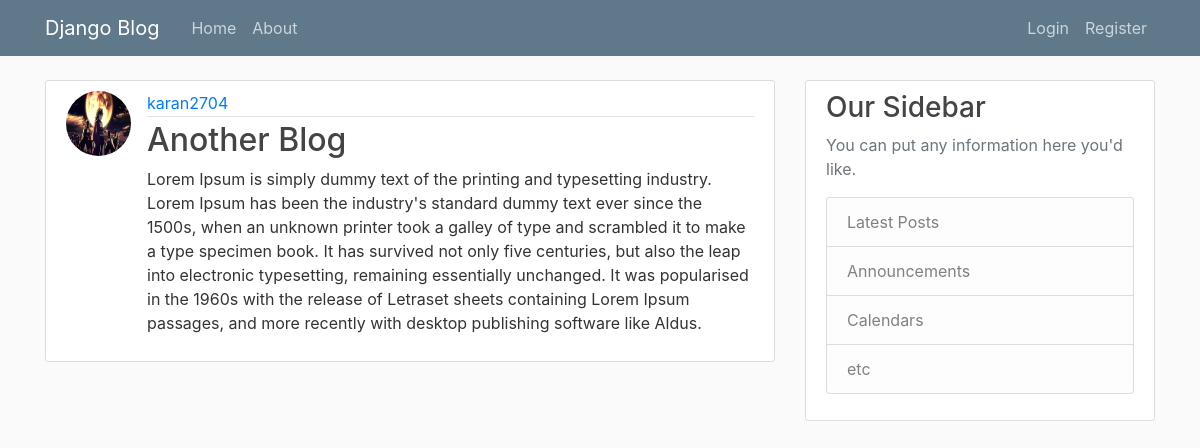
The app's page /post/2/ with its own data.
### blog/models.py (models this page shows, shortened)
class Post(models.Model):
    title = models.CharField(max_length=100)
    content = models.TextField()
    dateCreated = models.DateTimeField(default=timezone.now())
    author = models.ForeignKey(User, on_delete=models.CASCADE)

### users/models.py (models this page shows, shortened)
class Profile(models.Model):
    user = models.OneToOneField(User, on_delete=models.CASCADE)
    image = models.ImageField(default='default.jpg', upload_to='profile_pics')

### blog/views.py (the view)
# urls.py: path('post/<int:pk>/', PostDetailView.as_view(), name='post-detail'),
class PostDetailView(DetailView):
    model = Post

### blog/templates/blog/post_detail.html (shortened to what this page needs)
{% extends "blog/base.html" %}
{% block content %}
  <article class="media content-section">
    <img class="rounded-circle article-img" src="{{ object.author.profile.image.url }}">
    <div class="media-body">
      <div class="article-metadata">
        <a class="mr-2" href="#">{{ object.author }}</a>
      </div>
      <h2 class="article-title">{{ object.title }}</h2>
      <p class="article-content">{{ object.content }}</p>
    </div>
  </article>
{% endblock content %}

### blog/static/blog/main.css (style rules this page uses)
body { background: #fafafa; color: #333333; margin-top: 5rem; }
h1, h2, h3, h4, h5, h6 { color: #444444; }
.content-section { background: #ffffff; padding: 10px 20px; border: 1px solid #dddddd; border-radius: 3px; margin-bottom: 20px; }
.article-title { color: #444444; }
.article-content { white-space: pre-line; }
.article-img { height: 65px; width: 65px; margin-right: 16px; }
.article-metadata { padding-bottom: 1px; margin-bottom: 4px; border-bottom: 1px solid #e3e3e3 }

### records on screen
Post: author.profile.image (picture), author "karan2704", title "Another Blog", content "Lorem Ipsum is simply dummy text of the printing and typesetting industry. Lorem Ipsum has been the industry's standard dummy text ever since the 1500s, when an unknown printer took a galley of type and scrambled it to make a type specimen book. It has survived not only five centuries, but also the leap into electronic typesetting, remaining essentially unchanged. It was popularised in the 1960s with the release of Letraset sheets containing Lorem Ipsum passages, and more recently with desktop publishing software like Aldus."
